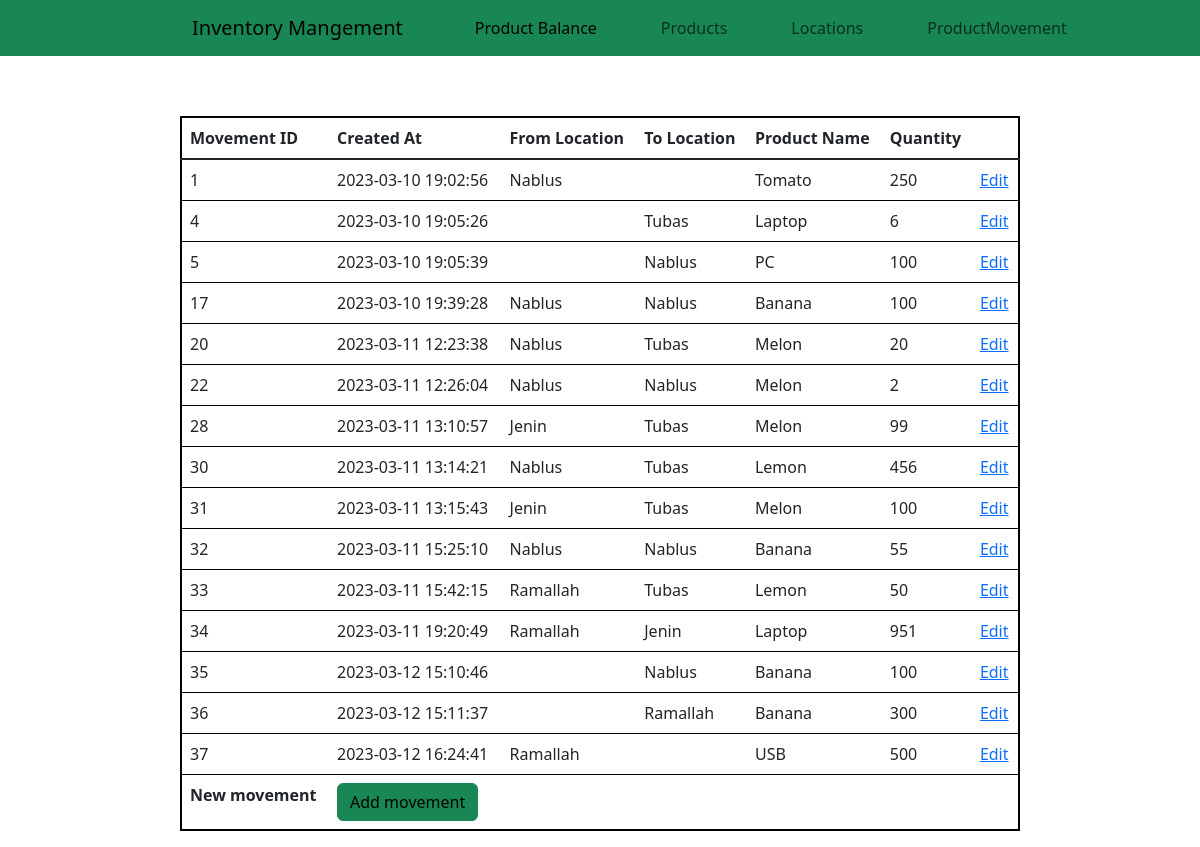
The app's page /movement with its own data.
### Inv.py (models this page shows, shortened)
class ProductMovement(db.Model) :
    movement_id=db.Column(db.Integer, primary_key=True , nullable = False)
    timestamp = db.Column(db.DateTime(timezone=True),server_default=func.now())
    from_location = db.Column(db.Integer, db.ForeignKey('location.location_id'), nullable = True)
    to_location = db.Column(db.Integer, db.ForeignKey('location.location_id'), nullable = True)
    product_id = db.Column(db.String(200), db.ForeignKey('product.product_id'))
    location_from = db.relationship('Location', foreign_keys=from_location)
    location_to  = db.relationship('Location', foreign_keys=to_location)
    qty = db.Column(db.Integer)

### Inv.py (the view)
@app.route("/movement")
def show_movements():
    all_movement=ProductMovement.query.all()
    return render_template("productMovement.html",all_movement=all_movement)

### templates/productMovement.html (shortened to what this page needs)
<!DOCTYPE html>
<html lang="en">
<head>
    <link href="https://cdn.jsdelivr.net/npm/bootstrap@5.3.0-alpha1/dist/css/bootstrap.min.css" rel="stylesheet">
    <link rel="stylesheet" type="text/css" href="{{ url_for('static', filename='css/style.css') }}">
</head>
<body>
    <nav class="navbar navbar-expand-lg bg-success">
        <div class="container-fluid mer">
          <a class="navbar-brand" href="#">Inventory Mangement</a>
          <div class="collapse navbar-collapse" id="navbarNavDropdown">
            <ul class="navbar-nav">
              <li class="nav-item me-5 ms-5">
                <a class="nav-link active" aria-current="page" href="/">Product Balance</a>
              </li>
              <li class="nav-item me-5">
                <a class="nav-link" href="/product">Products</a>
              </li>
              <li class="nav-item me-5">
                <a class="nav-link" href="/locations">Locations</a>
              </li>
              <li class="nav-item me-5">
                <a class="nav-link" href="/movement">ProductMovement </a>
              </li>
            </ul>
          </div>
        </div>
      </nav>
    <table class="table conatiner">
        <thead>
          <tr>
            <th scope="col">Movement ID</th>
            <th scope="col">Created At</th>
            <th scope="col">From Location</th>
            <th scope="col">To Location</th>
            <th scope="col">Product Name</th>
            <th scope="col">Quantity</th>
          </tr>
        </thead>
        <tbody class="table-group-divider">
            {% for i in all_movement %}
          <tr>
            <td>{{i.movement_id}}</td>
            <td>{{i.timestamp}}</td>
            <td>{{i.from_location}}</td>
            <td>{{i.to_location}}</td>
            <td>{{i.product_id}}</td>
            <td>{{i.qty}}</td>
            <td><a href="/updateMovement/{{i.movement_id}}">Edit</a></td>
          </tr>
          {% endfor %}
          <tr>
            <th>New movement</th>
            <th><button class="btn btn-success"><a class="addProduct" href="/addProductMovement">Add movement</a></button></th>
          </tr>
        </tbody>
      </table>
</body>
</html>

### static/css/style.css (style rules this page uses)
.conatiner { border: 2px solid black; padding: 20px; width: 70%; margin-left:15%; margin-top:5%; }
.mer { margin-left:15%; }
.addProduct { color:black; text-decoration: none; }

### records on screen
ProductMovement: movement_id "1", timestamp "2023-03-10 19:02:56", from_location "Nablus", product_id "Tomato", qty "250"
ProductMovement: movement_id "4", timestamp "2023-03-10 19:05:26", to_location "Tubas", product_id "Laptop", qty "6"
ProductMovement: movement_id "5", timestamp "2023-03-10 19:05:39", to_location "Nablus", product_id "PC", qty "100"
ProductMovement: movement_id "17", timestamp "2023-03-10 19:39:28", from_location "Nablus", to_location "Nablus", product_id "Banana", qty "100"
ProductMovement: movement_id "20", timestamp "2023-03-11 12:23:38", from_location "Nablus", to_location "Tubas", product_id "Melon", qty "20"
ProductMovement: movement_id "22", timestamp "2023-03-11 12:26:04", from_location "Nablus", to_location "Nablus", product_id "Melon", qty "2"
ProductMovement: movement_id "28", timestamp "2023-03-11 13:10:57", from_location "Jenin", to_location "Tubas", product_id "Melon", qty "99"
ProductMovement: movement_id "30", timestamp "2023-03-11 13:14:21", from_location "Nablus", to_location "Tubas", product_id "Lemon", qty "456"
ProductMovement: movement_id "31", timestamp "2023-03-11 13:15:43", from_location "Jenin", to_location "Tubas", product_id "Melon", qty "100"
ProductMovement: movement_id "32", timestamp "2023-03-11 15:25:10", from_location "Nablus", to_location "Nablus", product_id "Banana", qty "55"
ProductMovement: movement_id "33", timestamp "2023-03-11 15:42:15", from_location "Ramallah", to_location "Tubas", product_id "Lemon", qty "50"
ProductMovement: movement_id "34", timestamp "2023-03-11 19:20:49", from_location "Ramallah", to_location "Jenin", product_id "Laptop", qty "951"
ProductMovement: movement_id "35", timestamp "2023-03-12 15:10:46", to_location "Nablus", product_id "Banana", qty "100"
ProductMovement: movement_id "36", timestamp "2023-03-12 15:11:37", to_location "Ramallah", product_id "Banana", qty "300"
ProductMovement: movement_id "37", timestamp "2023-03-12 16:24:41", from_location "Ramallah", product_id "USB", qty "500"
